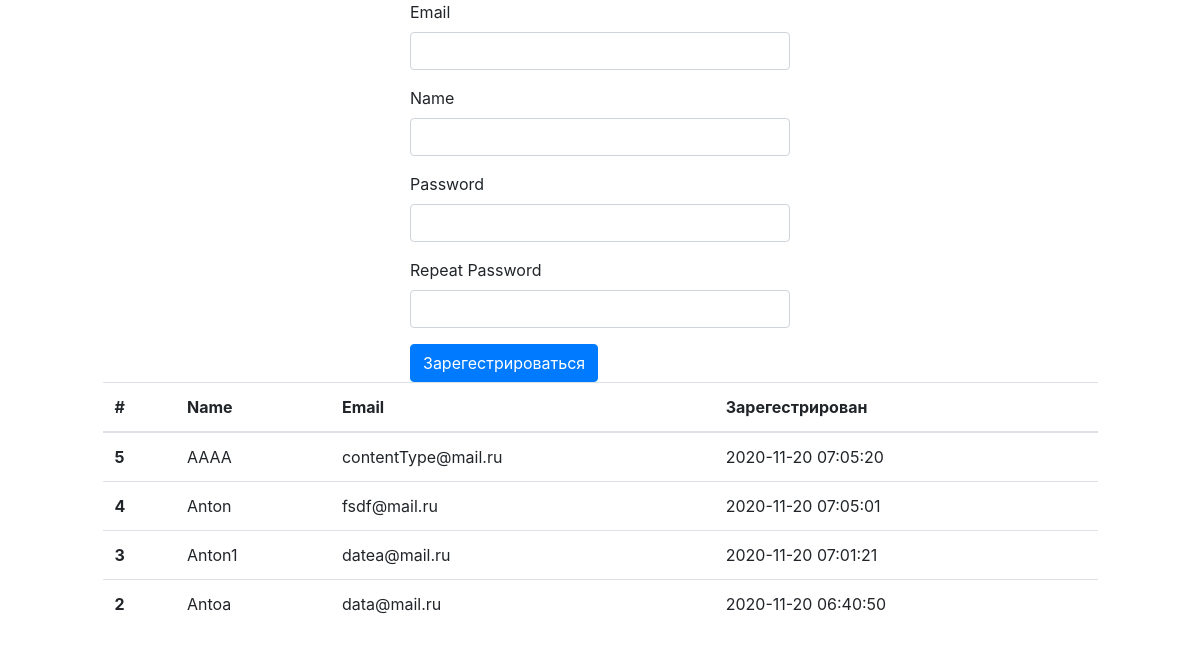
The page / on the database its author committed.
### tables this page shows
CREATE TABLE `users` (
  `id` int(11) NOT NULL,
  `email` varchar(255) NOT NULL,
  `name` varchar(255) NOT NULL,
  `password` varchar(255) NOT NULL,
  `created_at` datetime DEFAULT NULL,
  `update_at` datetime DEFAULT NULL ON UPDATE CURRENT_TIMESTAMP
);

### db.php (called while the page is built, shortened)
<?php
	function get_connection(){
		return new PDO('mysql:host=localhost;dbname=bd', 'root', 'mamochka71');
	}
	function getUserList(){
		$query = "SELECT * FROM users ORDER BY id DESC";
		$db = get_connection();
		$stmt = $db->query($query)->fetchAll(PDO::FETCH_ASSOC);
		return $stmt;
	}
?>

### bootstrap.php (called while the page is built, shortened)
<?php
	include 'db.php';
	$users = getUserList();

### index.php (the view, shortened to what this page needs)
<?php
require_once "bootstrap.php";
?>
<!DOCTYPE html>
<html lang="ru">
<head>
	<link rel="stylesheet" href="https://cdn.jsdelivr.net/npm/bootstrap@4.5.3/dist/css/bootstrap.min.css">
</head>
<body>
<div class="contaienr">
	<div class="row justify-content-center">
		<div class="col-4">
			<form id="registration" method="POST">
				<div class="form-group ">
					<label for="email">Email</label>
					<input type="email" class="form-control" id="email" name="email">
				</div>
				<div class="form-group ">
					<label for="name">Name</label>
					<input type="text" class="form-control" id="name" name="name">
				</div>
				<div class="form-group ">
					<label for="password">Password</label>
					<input type="password" class="form-control" id="password" name="password">
				</div>
				<div class="form-group ">
					<label for="repeat-password">Repeat Password</label>
					<input type="password" class="form-control" id="repeat-password" name="repeat-password">
				</div>
				<button type="submit" class="btn btn-primary">Зарегестрироваться</button>
			</form>
		</div>
	</div>
	<div class="row justify-content-center">
		<div class="col-10">
			<table class="table">
				<thead>
					<tr>
						<th>#</th>
						<th>Name</th>
						<th>Email</th>
						<th>Зарегестрирован</th>
					</tr>
				</thead>
				<tbody>
					<?php if (!empty($users)): ?>
						<?php foreach ($users as $user): ?>
							<tr>
								<th ><?= $user['id'] ?></th>
								<td><?= $user['name'] ?></td>
								<td><?= $user['email'] ?></td>
								<td><?= $user['created_at'] ?></td>
							</tr>
						<?php endforeach ?>
					<?php endif ?>
				</tbody>
			</table>
		</div>
	</div>
</div>
</body>
</html>

### rows shown on the page
users: id "5", name "AAAA", email "contentType@mail.ru", created_at "2020-11-20 07:05:20"
users: id "4", name "Anton", email "fsdf@mail.ru", created_at "2020-11-20 07:05:01"
users: id "3", name "Anton1", email "datea@mail.ru", created_at "2020-11-20 07:01:21"
users: id "2", name "Antoa", email "data@mail.ru", created_at "2020-11-20 06:40:50"
